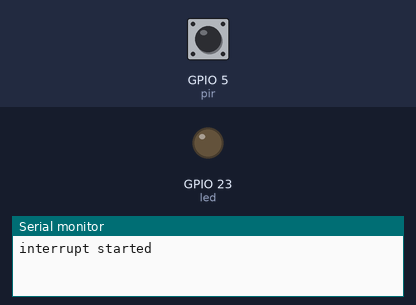
A sketch run on a simulated ESP32. Shown: output pins drawn as LEDs (lit = HIGH), the last lines printed to the serial monitor. The inputs (shaded band) are chosen by the test bench; at power-on: GPIO 5 (pir) HIGH.

Above: at 1.2 s.
1.3 s: GPIO 5 (pir) pulsed LOW 2 times (0.12 s each, 0.3 s apart)
At 2.8 s:
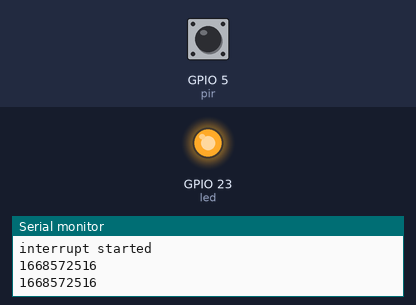
Timing chart, 0 to 13.2 s (numbered marks = the images above; inputs shaded):
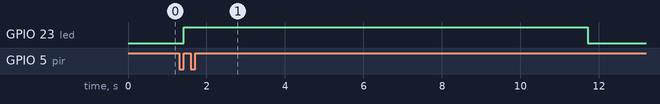

The sketch:

9_PIR_sensor.ino
```cpp
#define timeSeconds 10

//Assign pins for LED and PIR
const int led = 23;
const int pir =  5;
//
unsigned long now =millis();
unsigned long lastTrigger =0;
boolean startTimer = false;


//Function check to see if motion is detected...then set LED and TIMER, ON
void IRAM_ATTR detectMovement(){
   Serial.println('Motion Detected');
   digitalWrite(led,HIGH);
   startTimer = true;
   lastTrigger = millis();
}

void setup() {
  // put your setup code here, to run once:
   Serial.begin(115200);
   pinMode(pir,INPUT_PULLUP);
   attachInterrupt(digitalPinToInterrupt(pir), detectMovement, RISING );
   Serial.println("interrupt started");
   pinMode(led,OUTPUT);
   digitalWrite(led,LOW);
}

void loop() {
  // put your main code here, to run repeatedly:
  now = millis();
  //Turns OFF LED after number of seconds
  if(startTimer &&(now -lastTrigger> (timeSeconds*1000))){
    Serial.println("Motion Stopped");
    digitalWrite(led ,LOW);
    startTimer =false;
  }
}
```

Measured:
- after the input at 1.3 s, GPIO 23 (led): LOW → HIGH after 0.12 s, → LOW 10.3 s later
